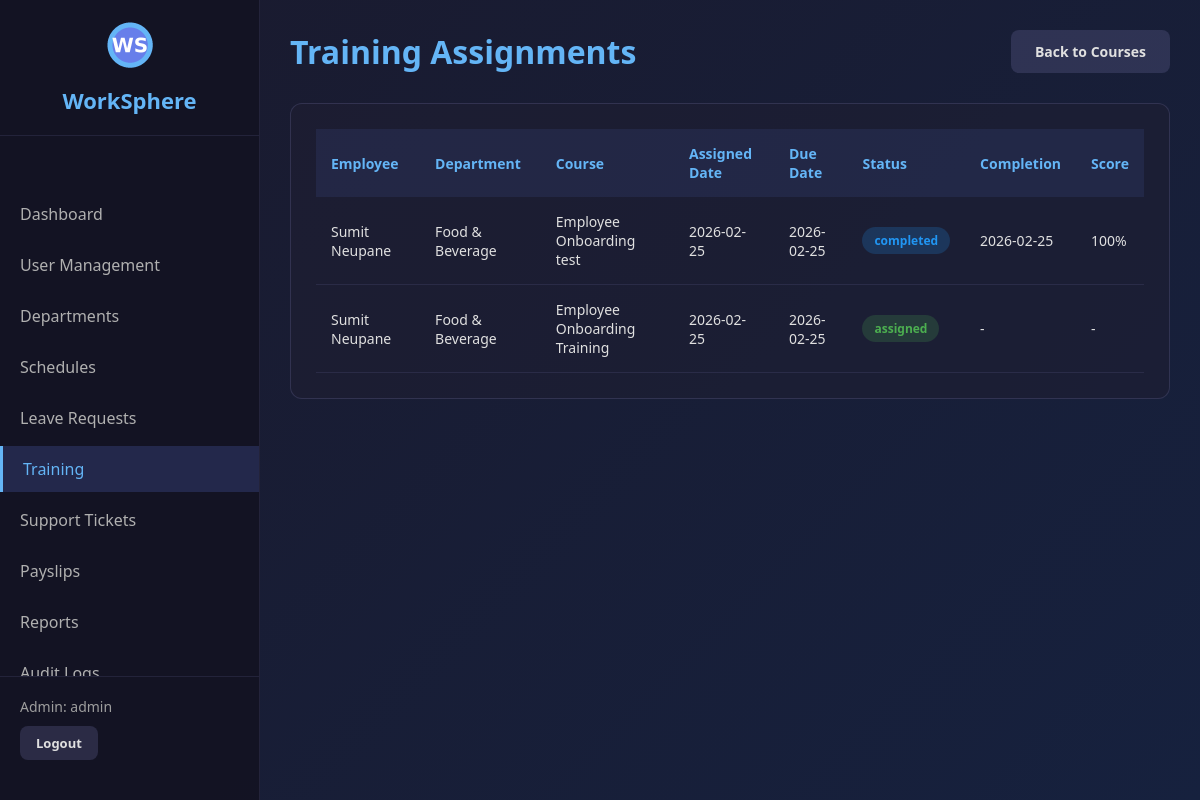
/admin/training/assignments (signed in), run on the app's committed database.
### tables this page shows
CREATE TABLE training_assignments (
            id INTEGER PRIMARY KEY AUTOINCREMENT,
            course_id INTEGER NOT NULL,
            user_id INTEGER NOT NULL,
            assigned_by INTEGER,
            assigned_date TEXT,
            due_date TEXT,
            completion_date TEXT,
            status TEXT DEFAULT 'assigned',
            score INTEGER,
            notes TEXT,
            created_at TIMESTAMP DEFAULT CURRENT_TIMESTAMP,
            FOREIGN KEY (course_id) REFERENCES training_courses (id),
            FOREIGN KEY (user_id) REFERENCES users (id)
        );

CREATE TABLE users (
            id INTEGER PRIMARY KEY AUTOINCREMENT,
            username TEXT UNIQUE NOT NULL,
            email TEXT UNIQUE NOT NULL,
            password TEXT NOT NULL,
            role TEXT NOT NULL,
            full_name TEXT NOT NULL,
            department_id INTEGER,
            phone TEXT,
            address TEXT,
            hire_date TEXT,
            status TEXT DEFAULT 'active',
            mfa_enabled INTEGER DEFAULT 0,
            mfa_secret TEXT,
            created_at TIMESTAMP DEFAULT CURRENT_TIMESTAMP
        );

CREATE TABLE departments (
            id INTEGER PRIMARY KEY AUTOINCREMENT,
            name TEXT UNIQUE NOT NULL,
            description TEXT,
            manager_id INTEGER,
            created_at TIMESTAMP DEFAULT CURRENT_TIMESTAMP
        );

CREATE TABLE training_courses (
            id INTEGER PRIMARY KEY AUTOINCREMENT,
            title TEXT NOT NULL,
            description TEXT,
            duration_hours INTEGER,
            category TEXT,
            status TEXT DEFAULT 'active',
            created_by INTEGER,
            created_at TIMESTAMP DEFAULT CURRENT_TIMESTAMP
        , material_filename TEXT, material_filepath TEXT);

### app.py (the view)
@app.route('/admin/training/assignments')
@admin_required
def admin_training_assignments():
    conn = get_db()
    cursor = conn.cursor()
    assignments = cursor.execute('''
        SELECT ta.*, tc.title as course_title, u.full_name as employee_name, d.name as department_name
        FROM training_assignments ta
        JOIN training_courses tc ON ta.course_id = tc.id
        JOIN users u ON ta.user_id = u.id
        LEFT JOIN departments d ON u.department_id = d.id
        ORDER BY ta.created_at DESC
    ''').fetchall()
    return render_template('admin_training_assignments.html', assignments=assignments)

### app.py (called while the page is built)
def get_db():
    if 'db' not in g:
        g.db = sqlite3.connect(
            DATABASE,
            timeout=20,                   # wait up to 20s if locked
            check_same_thread=False
        )
        g.db.row_factory = sqlite3.Row
        g.db.execute("PRAGMA journal_mode=WAL")    # WAL allows concurrent reads
        g.db.execute("PRAGMA busy_timeout=20000")  # 20s busy timeout at SQLite level
    return g.db

def admin_required(f):
    @wraps(f)
    def decorated_function(*args, **kwargs):
        if 'user_id' not in session:
            flash('Please login to access this page', 'error')
            return redirect('/login')
        if session.get('actual_role') != 'admin':
            flash('Admin access required', 'error')
            return redirect('/employee/dashboard')
        return f(*args, **kwargs)
    return decorated_function

### templates/admin_training_assignments.html (shortened to what this page needs)
<!DOCTYPE html>
<html lang="en">
<head>
    <link rel="stylesheet" href="/static/css/style.css">
</head>
<body>
    <div class="dashboard-container">
        <nav class="sidebar">
            <div class="logo-container">
                <img src="/static/images/logo.png" alt="WorkSphere Logo" class="logo-small">
                <h2>WorkSphere</h2>
            </div>
            <ul class="nav-menu">
                <li><a href="/admin/dashboard">Dashboard</a></li>
                <li><a href="/admin/users">User Management</a></li>
                <li><a href="/admin/departments">Departments</a></li>
                <li><a href="/admin/schedules">Schedules</a></li>
                <li><a href="/admin/leave-requests">Leave Requests</a></li>
                <li class="active"><a href="/admin/training">Training</a></li>
                <li><a href="/admin/support">Support Tickets</a></li>
                <li><a href="/admin/payslips">Payslips</a></li>
                <li><a href="/admin/reports">Reports</a></li>
                <li><a href="/admin/audit-logs">Audit Logs</a></li>
            </ul>
            <div class="user-info">
                <p>Admin: {{ session.username }}</p>
                <a href="/logout" class="btn btn-secondary btn-sm">Logout</a>
            </div>
        </nav>
        <main class="main-content">
            <header class="page-header">
                <h1>Training Assignments</h1>
                <a href="/admin/training" class="btn btn-secondary">Back to Courses</a>
            </header>
            <div class="section">
                <table class="data-table">
                    <thead>
                        <tr>
                            <th>Employee</th>
                            <th>Department</th>
                            <th>Course</th>
                            <th>Assigned Date</th>
                            <th>Due Date</th>
                            <th>Status</th>
                            <th>Completion</th>
                            <th>Score</th>
                        </tr>
                    </thead>
                    <tbody>
                        {% for assignment in assignments %}
                        <tr>
                            <td>{{ assignment.employee_name }}</td>
                            <td>{{ assignment.department_name or 'N/A' }}</td>
                            <td>{{ assignment.course_title }}</td>
                            <td>{{ assignment.assigned_date }}</td>
                            <td>{{ assignment.due_date or 'Not set' }}</td>
                            <td><span class="badge badge-{{ assignment.status }}">{{ assignment.status }}</span></td>
                            <td>{{ assignment.completion_date or '-' }}</td>
                            <td>{{ assignment.score or '-' }}{% if assignment.score %}%{% endif %}</td>
                        </tr>
                        {% endfor %}
                    </tbody>
                </table>
            </div>
        </main>
    </div>
</body>
</html>

### static/css/style.css (style rules this page uses)
* { margin: 0; padding: 0; box-sizing: border-box; }
body { font-family: 'Segoe UI', Tahoma, Geneva, Verdana, sans-serif; background: linear-gradient(135deg, #1a1a2e 0%, #16213e 100%); color: #e0e0e0; min-height: 100vh; }
.logo-container { text-align: center; margin-bottom: 30px; }
.btn { padding: 12px 24px; border: none; border-radius: 8px; cursor: pointer; font-size: 14px; font-weight: 600; transition: all 0.3s ease; text-decoration: none; display: inline-block; }
.btn-secondary { background: rgba(100, 100, 150, 0.3); color: #e0e0e0; }
.btn-sm { padding: 8px 16px; font-size: 13px; }
.dashboard-container { display: flex; min-height: 100vh; }
.sidebar { width: 260px; background: rgba(20, 20, 35, 0.95); border-right: 1px solid rgba(100, 100, 150, 0.2); padding: 20px 0; position: fixed; height: 100vh; overflow-y: auto; display: flex; flex-direction: column; }
.logo-small { width: 50px; height: 50px; margin-bottom: 10px; }
.sidebar .logo-container { padding: 0 20px 20px 20px; border-bottom: 1px solid rgba(100, 100, 150, 0.2); flex-shrink: 0; }
.sidebar .logo-container h2 { color: #64b5f6; font-size: 22px; }
.nav-menu { list-style: none; padding: 20px 0; flex: 1; overflow-y: auto; }
.nav-menu li { margin: 5px 0; }
.nav-menu a { display: block; padding: 12px 20px; color: #b0b0b0; text-decoration: none; transition: all 0.3s ease; }
.nav-menu li.active a { background: rgba(100, 126, 234, 0.2); color: #64b5f6; border-left: 3px solid #64b5f6; }
.user-info { padding: 20px; border-top: 1px solid rgba(100, 100, 150, 0.2); background: rgba(20, 20, 35, 0.95); flex-shrink: 0; margin-top: auto; }
.user-info p { margin-bottom: 10px; font-size: 14px; color: #9e9e9e; }
.main-content { margin-left: 260px; flex: 1; padding: 30px; }
.page-header { display: flex; justify-content: space-between; align-items: center; margin-bottom: 30px; }
.page-header h1 { color: #64b5f6; font-size: 32px; }
.section { background: rgba(30, 30, 50, 0.6); border: 1px solid rgba(100, 100, 150, 0.3); border-radius: 12px; padding: 25px; margin-bottom: 30px; }
.data-table { width: 100%; border-collapse: collapse; }
.data-table thead { background: rgba(100, 126, 234, 0.1); }
.data-table th { padding: 15px; text-align: left; color: #64b5f6; font-weight: 600; font-size: 14px; }
.data-table td { padding: 15px; border-bottom: 1px solid rgba(100, 100, 150, 0.2); color: #e0e0e0; font-size: 14px; }
.badge { display: inline-block; padding: 5px 12px; border-radius: 20px; font-size: 12px; font-weight: 600; }
.badge-approved, .badge-active, .badge-assigned, .badge-success, .badge-generated { background: rgba(76, 175, 80, 0.2); color: #4caf50; }
.badge-completed { background: rgba(33, 150, 243, 0.2); color: #2196f3; }

### data on the page
training_assignments: employee_name "Sumit Neupane", name "Food & Beverage", course_title "Employee Onboarding test", assigned_date "2026-02-25", due_date "2026-02-25", status "completed", completion_date "2026-02-25", score "100"
training_assignments: employee_name "Sumit Neupane", name "Food & Beverage", course_title "Employee Onboarding Training", assigned_date "2026-02-25", due_date "2026-02-25", status "assigned", completion_date "-", score "-"

### other printed values
{{ session.username }} "admin"
